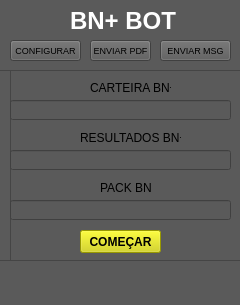
<?xml version="1.0" encoding="UTF-8"?>
<ui version="4.0">
 <class>MainWindow</class>
 <widget class="QMainWindow" name="MainWindow">
  <property name="geometry">
   <rect>
    <x>0</x>
    <y>0</y>
    <width>240</width>
    <height>305</height>
   </rect>
  </property>
  <property name="windowTitle">
   <string>BN+ BOT</string>
  </property>
  <property name="windowIcon">
   <iconset>
    <normaloff>imagens/Tweetbot_37156.ico</normaloff>imagens/Tweetbot_37156.ico</iconset>
  </property>
  <property name="styleSheet">
   <string notr="true">background-color: rgb(90, 90, 90);</string>
  </property>
  <widget class="QWidget" name="centralwidget">
   <widget class="QLabel" name="label">
    <property name="geometry">
     <rect>
      <x>70</x>
      <y>10</y>
      <width>121</width>
      <height>21</height>
     </rect>
    </property>
    <property name="font">
     <font>
      <pointsize>18</pointsize>
      <weight>75</weight>
      <italic>false</italic>
      <bold>true</bold>
      <underline>false</underline>
      <strikeout>false</strikeout>
     </font>
    </property>
    <property name="styleSheet">
     <string notr="true">color: rgb(255, 255, 255);</string>
    </property>
    <property name="text">
     <string>BN+ BOT</string>
    </property>
   </widget>
   <widget class="QPushButton" name="pushButton">
    <property name="geometry">
     <rect>
      <x>10</x>
      <y>40</y>
      <width>71</width>
      <height>21</height>
     </rect>
    </property>
    <property name="font">
     <font>
      <pointsize>7</pointsize>
     </font>
    </property>
    <property name="text">
     <string>CONFIGURAR</string>
    </property>
   </widget>
   <widget class="QPushButton" name="pushButton_2">
    <property name="geometry">
     <rect>
      <x>90</x>
      <y>40</y>
      <width>61</width>
      <height>21</height>
     </rect>
    </property>
    <property name="font">
     <font>
      <pointsize>7</pointsize>
     </font>
    </property>
    <property name="text">
     <string>ENVIAR PDF</string>
    </property>
   </widget>
   <widget class="QPushButton" name="pushButton_3">
    <property name="geometry">
     <rect>
      <x>160</x>
      <y>40</y>
      <width>71</width>
      <height>21</height>
     </rect>
    </property>
    <property name="font">
     <font>
      <pointsize>7</pointsize>
     </font>
    </property>
    <property name="text">
     <string>ENVIAR MSG</string>
    </property>
   </widget>
   <widget class="QLabel" name="label_5">
    <property name="geometry">
     <rect>
      <x>60</x>
      <y>270</y>
      <width>121</width>
      <height>16</height>
     </rect>
    </property>
    <property name="font">
     <font>
      <weight>75</weight>
      <bold>true</bold>
     </font>
    </property>
    <property name="styleSheet">
     <string notr="true">
color: rgb(0, 170, 0);</string>
    </property>
    <property name="text">
     <string/>
    </property>
   </widget>
   <widget class="QFrame" name="frame_3">
    <property name="geometry">
     <rect>
      <x>-10</x>
      <y>70</y>
      <width>271</width>
      <height>191</height>
     </rect>
    </property>
    <property name="frameShape">
     <enum>QFrame::StyledPanel</enum>
    </property>
    <property name="frameShadow">
     <enum>QFrame::Raised</enum>
    </property>
    <widget class="QLabel" name="label_8">
     <property name="geometry">
      <rect>
       <x>90</x>
       <y>100</y>
       <width>71</width>
       <height>16</height>
      </rect>
     </property>
     <property name="text">
      <string>ID DO CLIENTE</string>
     </property>
    </widget>
    <widget class="QPushButton" name="pushButton_6">
     <property name="geometry">
      <rect>
       <x>90</x>
       <y>160</y>
       <width>81</width>
       <height>23</height>
      </rect>
     </property>
     <property name="font">
      <font>
       <pointsize>9</pointsize>
       <weight>75</weight>
       <bold>true</bold>
      </font>
     </property>
     <property name="styleSheet">
      <string notr="true">background-color: rgb(213, 213, 0);</string>
     </property>
     <property name="text">
      <string>ENVIAR</string>
     </property>
    </widget>
    <widget class="QLineEdit" name="lineEdit_5">
     <property name="geometry">
      <rect>
       <x>20</x>
       <y>120</y>
       <width>221</width>
       <height>20</height>
      </rect>
     </property>
    </widget>
    <widget class="QLabel" name="label_9">
     <property name="geometry">
      <rect>
       <x>100</x>
       <y>30</y>
       <width>61</width>
       <height>20</height>
      </rect>
     </property>
     <property name="text">
      <string>MENSAGEM</string>
     </property>
    </widget>
    <widget class="QLineEdit" name="lineEdit_7">
     <property name="geometry">
      <rect>
       <x>20</x>
       <y>50</y>
       <width>221</width>
       <height>20</height>
      </rect>
     </property>
    </widget>
    <widget class="QFrame" name="frame_2">
     <property name="geometry">
      <rect>
       <x>0</x>
       <y>0</y>
       <width>271</width>
       <height>191</height>
      </rect>
     </property>
     <property name="frameShape">
      <enum>QFrame::StyledPanel</enum>
     </property>
     <property name="frameShadow">
      <enum>QFrame::Raised</enum>
     </property>
     <widget class="QLabel" name="label_6">
      <property name="geometry">
       <rect>
        <x>90</x>
        <y>100</y>
        <width>71</width>
        <height>16</height>
       </rect>
      </property>
      <property name="text">
       <string>ID DO CLIENTE</string>
      </property>
     </widget>
     <widget class="QPushButton" name="pushButton_5">
      <property name="geometry">
       <rect>
        <x>90</x>
        <y>160</y>
        <width>81</width>
        <height>23</height>
       </rect>
      </property>
      <property name="font">
       <font>
        <pointsize>9</pointsize>
        <weight>75</weight>
        <bold>true</bold>
       </font>
      </property>
      <property name="styleSheet">
       <string notr="true">background-color: rgb(213, 213, 0);</string>
      </property>
      <property name="text">
       <string>ENVIAR</string>
      </property>
     </widget>
     <widget class="QLineEdit" name="lineEdit_4">
      <property name="geometry">
       <rect>
        <x>20</x>
        <y>120</y>
        <width>221</width>
        <height>20</height>
       </rect>
      </property>
     </widget>
     <widget class="QLabel" name="label_7">
      <property name="geometry">
       <rect>
        <x>100</x>
        <y>30</y>
        <width>61</width>
        <height>20</height>
       </rect>
      </property>
      <property name="text">
       <string>URL DO PDF</string>
      </property>
     </widget>
     <widget class="QLineEdit" name="lineEdit_6">
      <property name="geometry">
       <rect>
        <x>20</x>
        <y>50</y>
        <width>221</width>
        <height>20</height>
       </rect>
      </property>
     </widget>
     <widget class="QFrame" name="frame">
      <property name="geometry">
       <rect>
        <x>20</x>
        <y>0</y>
        <width>231</width>
        <height>191</height>
       </rect>
      </property>
      <property name="frameShape">
       <enum>QFrame::StyledPanel</enum>
      </property>
      <property name="frameShadow">
       <enum>QFrame::Raised</enum>
      </property>
      <widget class="QLabel" name="label_4">
       <property name="geometry">
        <rect>
         <x>90</x>
         <y>110</y>
         <width>51</width>
         <height>16</height>
        </rect>
       </property>
       <property name="text">
        <string>PACK BN+</string>
       </property>
      </widget>
      <widget class="QLabel" name="label_3">
       <property name="geometry">
        <rect>
         <x>70</x>
         <y>60</y>
         <width>101</width>
         <height>16</height>
        </rect>
       </property>
       <property name="text">
        <string>RESULTADOS BN+</string>
       </property>
      </widget>
      <widget class="QPushButton" name="pushButton_4">
       <property name="geometry">
        <rect>
         <x>70</x>
         <y>160</y>
         <width>81</width>
         <height>23</height>
        </rect>
       </property>
       <property name="font">
        <font>
         <pointsize>9</pointsize>
         <weight>75</weight>
         <bold>true</bold>
        </font>
       </property>
       <property name="styleSheet">
        <string notr="true">background-color: rgb(213, 213, 0);</string>
       </property>
       <property name="text">
        <string>COMEÇAR</string>
       </property>
      </widget>
      <widget class="QLineEdit" name="lineEdit_2">
       <property name="geometry">
        <rect>
         <x>0</x>
         <y>80</y>
         <width>221</width>
         <height>20</height>
        </rect>
       </property>
      </widget>
      <widget class="QLineEdit" name="lineEdit_3">
       <property name="geometry">
        <rect>
         <x>0</x>
         <y>130</y>
         <width>221</width>
         <height>20</height>
        </rect>
       </property>
      </widget>
      <widget class="QLabel" name="label_2">
       <property name="geometry">
        <rect>
         <x>80</x>
         <y>10</y>
         <width>81</width>
         <height>16</height>
        </rect>
       </property>
       <property name="text">
        <string>CARTEIRA BN+</string>
       </property>
      </widget>
      <widget class="QLineEdit" name="lineEdit">
       <property name="geometry">
        <rect>
         <x>0</x>
         <y>30</y>
         <width>221</width>
         <height>20</height>
        </rect>
       </property>
      </widget>
     </widget>
     <zorder>lineEdit_4</zorder>
     <zorder>label_6</zorder>
     <zorder>pushButton_5</zorder>
     <zorder>label_7</zorder>
     <zorder>lineEdit_6</zorder>
     <zorder>frame</zorder>
    </widget>
   </widget>
  </widget>
  <widget class="QMenuBar" name="menubar">
   <property name="geometry">
    <rect>
     <x>0</x>
     <y>0</y>
     <width>240</width>
     <height>21</height>
    </rect>
   </property>
  </widget>
  <widget class="QStatusBar" name="statusbar"/>
 </widget>
 <resources/>
 <connections/>
</ui>
